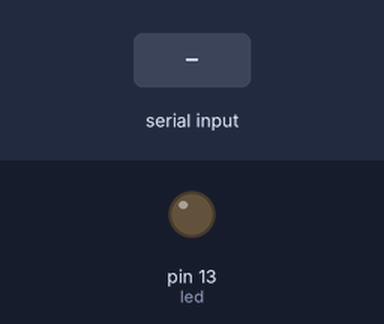
Recording of a sketch running on a simulated Arduino Uno, built with avr-gcc and run on an emulated ATmega328P. On the bench: output pins drawn as LEDs (lit = HIGH). Inputs (shaded band) come from the test bench.

Above: at 1.2 s.
1.3 s: "b" received over Serial
At 2.1 s:
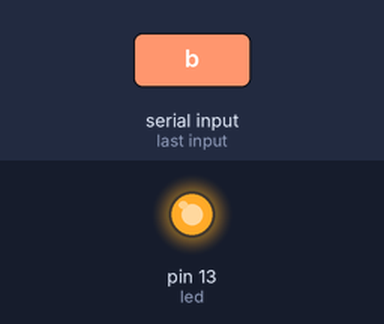
2.8 s: "1" received over Serial
At 3.2 s:
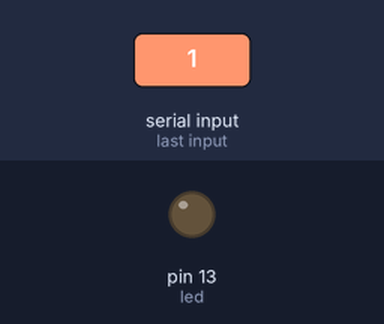
Timing chart, 0 to 5.8 s (numbered marks = the images above; inputs shaded):
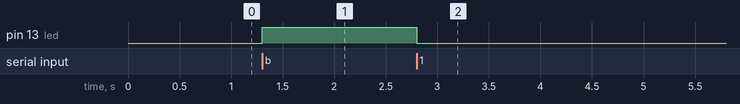

The sketch:

Xbee.ino
```cpp
int led = 13;
int received = 0;
int i=0;


void setup() {
  Serial.begin(9600);
  pinMode(led, OUTPUT);
}

void loop() {
  if (Serial.available() > 0) {
      digitalWrite(led, LOW);
received = Serial.read();
    //digitalWrite(led, HIGH);
   if (received =='b')
     {
    digitalWrite(led, HIGH);
    }
  }
}
```

Measured:
- after the input at 1.3 s, pin 13 (led): LOW → HIGH at once
- after the input at 2.8 s, pin 13 (led): HIGH → LOW at once
